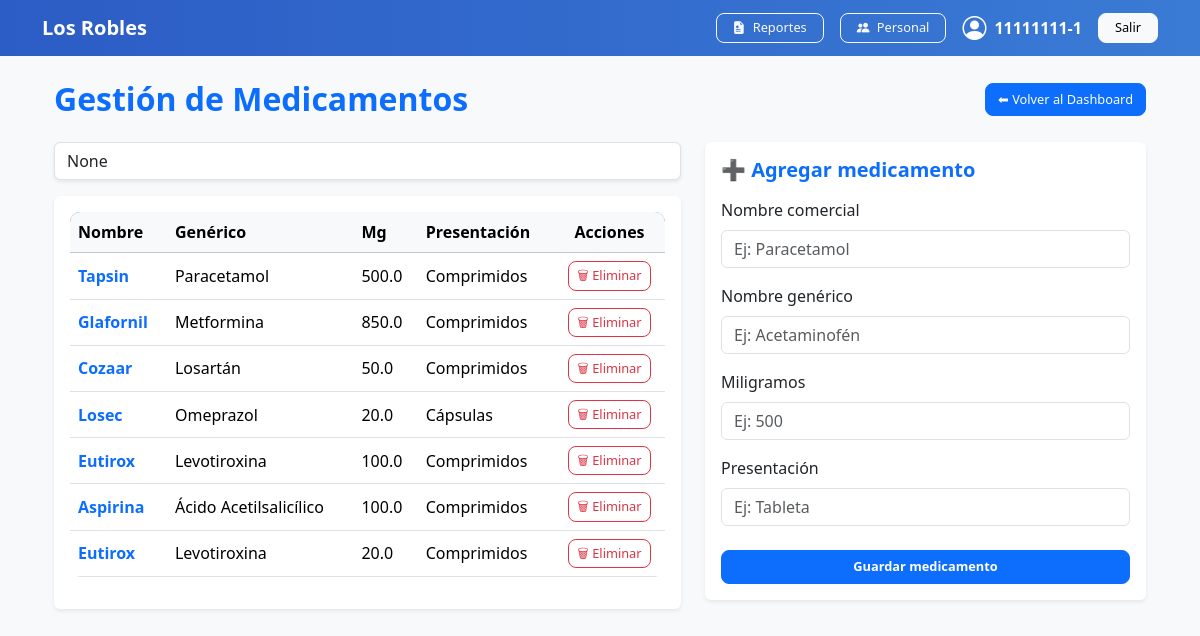
Screenshot of /medicamentos/ (signed in) with the database file from the repository.
### gestion/models.py (models this page shows, shortened)
class Usuario(AbstractUser):
    ROL_CHOICES = [
        ('ADMIN', 'Administrador'),
        ('SECRETARIA', 'Secretaria'),
        ('ENFERMERA', 'Enfermera'),
        ('TENS', 'Técnico en Enfermería'),
    ]
    rut = models.CharField(max_length=12, unique=True)
    rol = models.CharField(max_length=15, choices=ROL_CHOICES, default='ENFERMERA')
    nombre_completo = models.CharField(max_length=200)
    groups = models.ManyToManyField(
        'auth.Group',
        related_name='usuario_groups',
        blank=True
    )
    user_permissions = models.ManyToManyField(
        'auth.Permission',
        related_name='usuario_permissions',
        blank=True
    )
    USERNAME_FIELD = 'rut'
    REQUIRED_FIELDS = ['username', 'email']

class Medicamento(models.Model):
    nombre_comercial = models.CharField(max_length=100)
    nombre_generico = models.CharField(max_length=100)
    miligramos = models.FloatField()
    presentacion = models.CharField(max_length=50, help_text="Ej: Comprimidos, Jarabe")

### gestion/views.py (the view, shortened to what this page needs)
# urls.py: path('medicamentos/', views.medicamentos, name='medicamentos'),
@login_required(login_url='gestion:login')
def medicamentos(request):
    q = request.GET.get('q')
    medicamentos_db = Medicamento.objects.all()
    if q:
        medicamentos_db = medicamentos_db.filter(
            Q(nombre_comercial__icontains=q) |
            Q(nombre_generico__icontains=q)
        )
    return render(request, 'gestion/medicamentos.html', {
        'medicamentos': medicamentos_db,
        'query': q
    })

### gestion/templates/gestion/medicamentos.html (shortened to what this page needs)
{% extends 'gestion/base.html' %}
{% block contenido %}
<div class="container mt-4">
    <div class="d-flex justify-content-between align-items-center mb-4">
        <h2 class="text-primary fw-bold m-0">Gestión de Medicamentos</h2>
        <a href="{% url 'gestion:dashboard' %}" class="btn btn-primary">
            ⬅ Volver al Dashboard
        </a>
    </div>
    <div class="row">
        <div class="col-md-7">
            <form method="GET" class="mb-3">
                <input type="text" name="q" value="{{ query }}"
                       placeholder="Buscar por nombre o genérico..."
                       class="form-control shadow-sm">
            </form>
            <div class="card shadow-sm border-0">
                <div class="card-body">
                    <table class="table table-hover align-middle">
                        <thead class="table-light">
                            <tr>
                                <th>Nombre</th>
                                <th>Genérico</th>
                                <th>Mg</th>
                                <th>Presentación</th>
                                <th class="text-center">Acciones</th>
                            </tr>
                        </thead>
                        <tbody>
                            {% for m in medicamentos %}
                            <tr>
                                <td class="fw-semibold text-primary">
                                    {{ m.nombre_comercial }}
                                </td>
                                <td>{{ m.nombre_generico }}</td>
                                <td>{{ m.miligramos }}</td>
                                <td>{{ m.presentacion }}</td>
                                <td class="text-center">
                                    <form method="POST"
                                          action="{% url 'gestion:eliminar_medicamento' m.id %}"
                                          onsubmit="return confirm('¿Seguro que deseas eliminar este medicamento?');">
                                        <button class="btn btn-sm btn-outline-danger">
                                            🗑 Eliminar
                                        </button>
                                    </form>
                                </td>
                            </tr>
                            {% empty %}
                            <tr>
                                <td colspan="5" class="text-center text-muted py-3">
                                    No hay medicamentos registrados
                                </td>
                            </tr>
                            {% endfor %}
                        </tbody>
                    </table>
                </div>
            </div>
        </div>
        <div class="col-md-5">
            <div class="card shadow-sm border-0">
                <div class="card-body">
                    <h5 class="mb-3 text-primary fw-semibold">
                        ➕ Agregar medicamento
                    </h5>
                    <form method="POST">
                        <div class="mb-3">
                            <label class="form-label">Nombre comercial</label>
                            <input type="text" name="nombre_comercial"
                                   class="form-control"
                                   placeholder="Ej: Paracetamol" required>
                        </div>
                        <div class="mb-3">
                            <label class="form-label">Nombre genérico</label>
                            <input type="text" name="nombre_generico"
                                   class="form-control"
                                   placeholder="Ej: Acetaminofén" required>
                        </div>
                        <div class="mb-3">
                            <label class="form-label">Miligramos</label>
                            <input type="number" name="miligramos"
                                   class="form-control"
                                   placeholder="Ej: 500" required>
                        </div>
                        <div class="mb-4">
                            <label class="form-label">Presentación</label>
                            <input type="text" name="presentacion"
                                   class="form-control"
                                   placeholder="Ej: Tableta" required>
                        </div>
                        <button class="btn btn-primary w-100 fw-semibold">
                            Guardar medicamento
                        </button>
                    </form>
                </div>
            </div>
        </div>
    </div>
</div>
{% endblock %}

### gestion/templates/gestion/base.html (shortened to what this page needs)
{% load static %}
<!DOCTYPE html>
<html lang="es">
<head>
    <link href="https://cdn.jsdelivr.net/npm/bootstrap@5.3.2/dist/css/bootstrap.min.css" rel="stylesheet">
    <link href="https://cdn.jsdelivr.net/npm/bootstrap-icons@1.11.3/font/bootstrap-icons.css" rel="stylesheet">
    <link rel="stylesheet" href="{% static 'css/dashboard.css' %}">
</head>
<body class="bg-light">
    <nav class="navbar navbar-dark" style="background: linear-gradient(90deg, #2c5cc5, #3a7bd5);">
        <div class="container d-flex justify-content-between align-items-center">
            <a class="navbar-brand fw-bold" href="{% url 'gestion:dashboard' %}">
                Los Robles
            </a>
            <div class="d-flex align-items-center gap-3">
            <a href="{% url 'gestion:reporte_historial' %}" class="btn btn-outline-light btn-sm px-3">
                    <i class="bi bi-file-earmark-medical-fill me-1"></i> Reportes
            </a>
                {% if request.user.rol == 'Admin' or request.user.rol == 'ADMIN' or request.user.is_superuser %}
                    <a href="{% url 'gestion:lista_personal' %}" class="btn btn-outline-light btn-sm px-3">
                        <i class="bi bi-people-fill me-1"></i> Personal
                    </a>
                {% endif %}
                <span class="text-white d-flex align-items-center gap-2">
                    <i class="bi bi-person-circle fs-4"></i>
                    <span class="fw-semibold">{{ request.user }}</span>
                </span>
                <a href="{% url 'gestion:logout' %}" class="btn btn-light btn-sm px-3">
                    Salir
                </a>
            </div>
        </div>
    </nav>
    <div class="container mt-4">
        {% block contenido %}
        {% endblock %}
    </div>
</body>
</html>

### gestion/static/css/dashboard.css (style rules this page uses)
body { background-color: #f4f6f9; font-family: 'Segoe UI', sans-serif; }
h2 { font-weight: 700; }
.table { border-radius: 10px; overflow: hidden; }
.table thead { background: linear-gradient(90deg, #2c5cc5, #3a7bd5); color: white; }
.btn { border-radius: 8px; font-size: 0.8rem; font-weight: 500; }

### rows the page displays
Usuario: user "11111111-1"
Medicamento: nombre_comercial "Tapsin", nombre_generico "Paracetamol", miligramos "500.0", presentacion "Comprimidos"
Medicamento: nombre_comercial "Glafornil", nombre_generico "Metformina", miligramos "850.0", presentacion "Comprimidos"
Medicamento: nombre_comercial "Cozaar", nombre_generico "Losartán", miligramos "50.0", presentacion "Comprimidos"
Medicamento: nombre_comercial "Losec", nombre_generico "Omeprazol", miligramos "20.0", presentacion "Cápsulas"
Medicamento: nombre_comercial "Eutirox", nombre_generico "Levotiroxina", miligramos "100.0", presentacion "Comprimidos"
Medicamento: nombre_comercial "Aspirina", nombre_generico "Ácido Acetilsalicílico", miligramos "100.0", presentacion "Comprimidos"
Medicamento: nombre_comercial "Eutirox", nombre_generico "Levotiroxina", miligramos "20.0", presentacion "Comprimidos"
